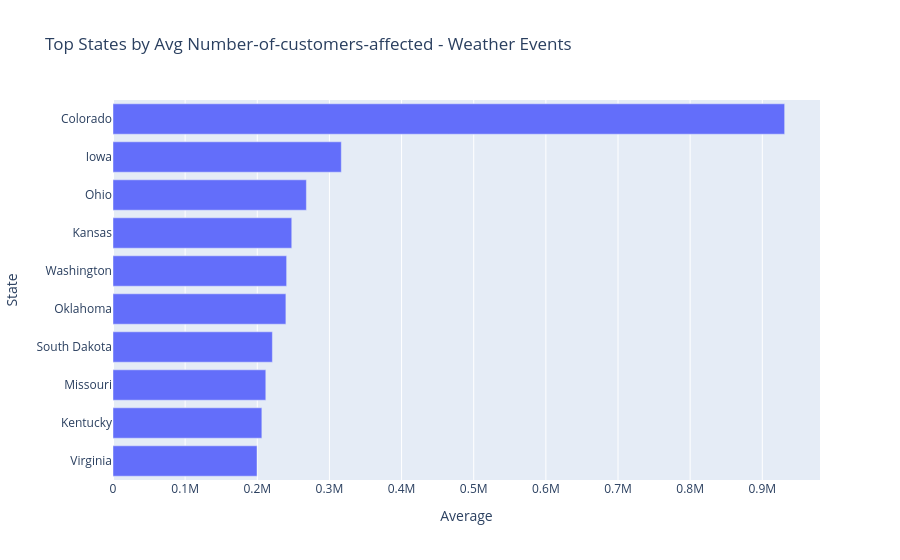

Notebook source saved alongside this figure:
### Code cell
# plot showing which cause of alert caused the most damage interms of power loss and people affected per state
df = power_df[power_df['cause'] == 'Weather Events']
avg = df.groupby('area-affected', as_index=False)['number-of-customers-affected'].mean()
avg = avg.sort_values(by='number-of-customers-affected', ascending=True).tail(10).dropna()
fig = px.bar(
            avg,
            x='number-of-customers-affected',
            y='area-affected',
            orientation='h',
            labels={'number-of-customers-affected': 'Average', 'area-affected': 'State'},
            title=f"Top States by Avg {'number-of-customers-affected'.capitalize()} - {'Weather Events'}"
        )
fig.show()

### Figure 1 — Plotly figure (JSON) as saved in the notebook; plotly's stock layout.template omitted (floating-point values rounded to 4 significant figures)
{"data": [{"alignmentgroup": "True", "hovertemplate": "Average=%{x}<br>State=%{y}<extra></extra>", "legendgroup": "", "marker": {"color": "#636efa", "pattern": {"shape": ""}}, "name": "", "offsetgroup": "", "orientation": "h", "showlegend": false, "textposition": "auto", "type": "bar", "x": [199700.0, 206300.0, 211800.0, 220900.0, 239600.0, 240700.0, 247800.0, 268100.0, 316500.0, 931000], "xaxis": "x", "y": ["Virginia", "Kentucky", "Missouri", "South Dakota", "Oklahoma", "Washington", "Kansas", "Ohio", "Iowa", "Colorado"], "yaxis": "y"}], "layout": {"barmode": "relative", "legend": {"tracegroupgap": 0}, "title": {"text": "Top States by Avg Number-of-customers-affected - Weather Events"}, "xaxis": {"anchor": "y", "domain": [0, 1], "title": {"text": "Average"}}, "yaxis": {"anchor": "x", "domain": [0, 1], "title": {"text": "State"}}}}
